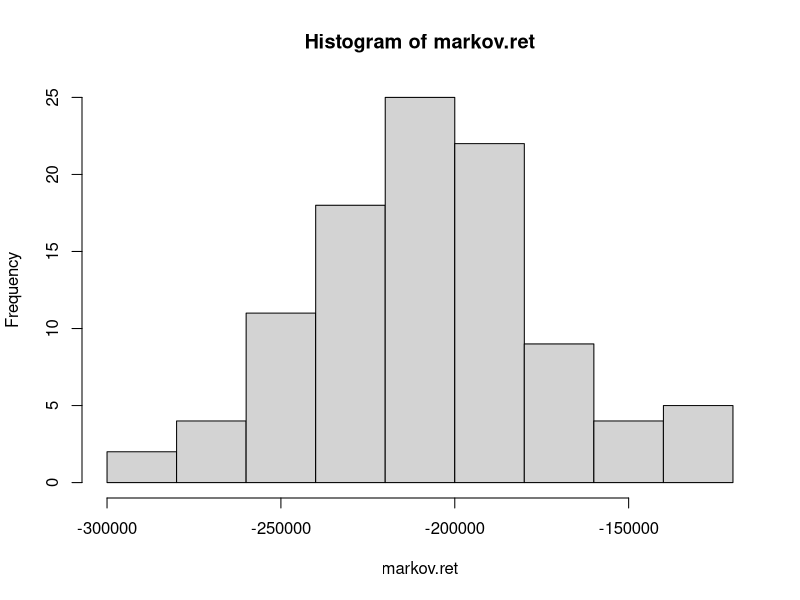

This figure's R source: (Note: a time limit stopped this script after it produced the figure.)
## ---- chunk 1
## numbers >= 10^5 will be denoted in scientific notation,
## and rounded to 2 digits
options(scipen = 3, digits = 3)
## ---- chunk 2
set.seed(0)
bankroll<-1000
bet<- 100
trials<-5000
perc<-0.5

gambler<- function(B, b, N, p) {
  game<-rep(NA,N) #this creates a vector of NAs
  game[1]<-B
  for (i in 2:N) {
  	hand <- game[i-1] + 2*b*rbinom(1, 1, prob = p) - b
  	game[i]<-hand
  	if (game[i]==0) {
  		return(game[1:i])
  		break
  	}
  }
  return(game)
}

simul.result<-replicate(trials, gambler(bankroll, bet, trials, perc))

p.bust.100<- sum(sapply(simul.result, function(x) length(x)<100))/trials
## ---- chunk 3
# simul.result.df<-data.frame(matrix(unlist(simul.result), nrow = trials, byrow = T))

p.bust.500<- sum(sapply(simul.result, function(x) length(x)<500))/trials
## ---- chunk 4
mean.bust<-sapply(simul.result, function(x) length(x))
mean.bust<-mean(mean.bust[mean.bust<5000])
## ---- chunk 5
hand.100<-sapply(simul.result, "[", 100)
hand.100[is.na(hand.100)]<-0

mean.100<-mean(hand.100, na.rm = TRUE)
var.100<-var(hand.100, na.rm = TRUE)
mean.100
var.100
## ---- chunk 6
hand.500<-sapply(simul.result, "[", 500)
hand.500[is.na(hand.500)]<-0
mean.500<-mean(hand.500, na.rm = TRUE)
var.500<-var(hand.500, na.rm = TRUE)
mean.500
var.500
## ---- chunk 7
perc.rou<-18/38

simul.roulette<-replicate(trials, gambler(bankroll, bet, trials, perc.rou))


p.bust.100.roulette<- sum(sapply(simul.roulette, function(x) length(x)<100))/trials

p.bust.100.roulette

p.bust.500.roulette<- sum(sapply(simul.roulette, function(x) length(x)<500))/trials

p.bust.500.roulette

mean.bust.roulette<-sapply(simul.roulette, function(x) length(x))
mean.bust.roulette<-mean(mean.bust.roulette[mean.bust.roulette<5000])

hand.100.roulette<-sapply(simul.roulette, "[", 100)
hand.100.roulette[is.na(hand.100.roulette)]<-0

mean.100.roulette<-mean(hand.100.roulette, na.rm = TRUE)
var.100.roulette<-var(hand.100.roulette, na.rm = TRUE)
mean.100.roulette
var.100.roulette
## ---- chunk 8
markov.trials<-100000
markov.p<-0.48
gambler.markov<- function(b, N, p) {
  game<-rep(NA,N) #this creates a vector of NAs
  z<-p
  
  for (i in 1:N) {
    win<-rbinom(1, 1, prob = z)
    if (i ==1) {
      hand<-2*b*win - b
    } else {
    	hand <- game[i-1] + 2*b*win - b
    }
  	game[i]<-hand
  	if (win==1) {
  	  z<-z + 0.01
  	  if (z>1) {
  	    z<-1
  	  }
  	} else {
  	  z<- p
  	}
  }
  return(game)
}

simul.markov<-replicate(100, gambler.markov(bet, markov.trials, markov.p))

markov.ret<-simul.markov[dim(simul.markov)[1],] # markov returns

hist(markov.ret)

range(markov.ret)
mean(markov.ret)
## ---- chunk 9
rng<- seq(from = 0.46, to = 0.48, by = 0.01)
markov.rng<-matrix(data = NA, nrow = length(rng), ncol = 2)
for (t in 1:length(rng)) {
  try.prob<-rng[t]
  markov.rng[t,1]<-rng[t]
  simul.markov<-replicate(100, gambler.markov(bet, markov.trials, try.prob))
  markov.ret<-simul.markov[dim(simul.markov)[1],] # markov returns
  markov.rng[t,2]<-mean(markov.ret)
}
## ---- chunk 10

boot_ci = function(x, iter) {
  #x: data to sample from
  #iter: number of times you will draw a sample
  boot_statistic = numeric()
  for (i in 1:iter){
    boot_sample = sample(x, size = length(x), replace=TRUE)
    boot_statistic[i] <- mean(boot_sample)
  }
  boot_se <- sd(boot_statistic)
  return(boot_se)
}

# Assumptions
size = 10000
mean = 0
sd = 1
mydata <- rnorm(size, mean, sd)
mydata_mean = mean(mydata)
hist(mydata)

mydata_se=boot_ci(mydata, 10000)

mydata_mean_ci <- mydata_mean + qt( c(0.025, 0.975), length(mydata) - 1) * mydata_se
